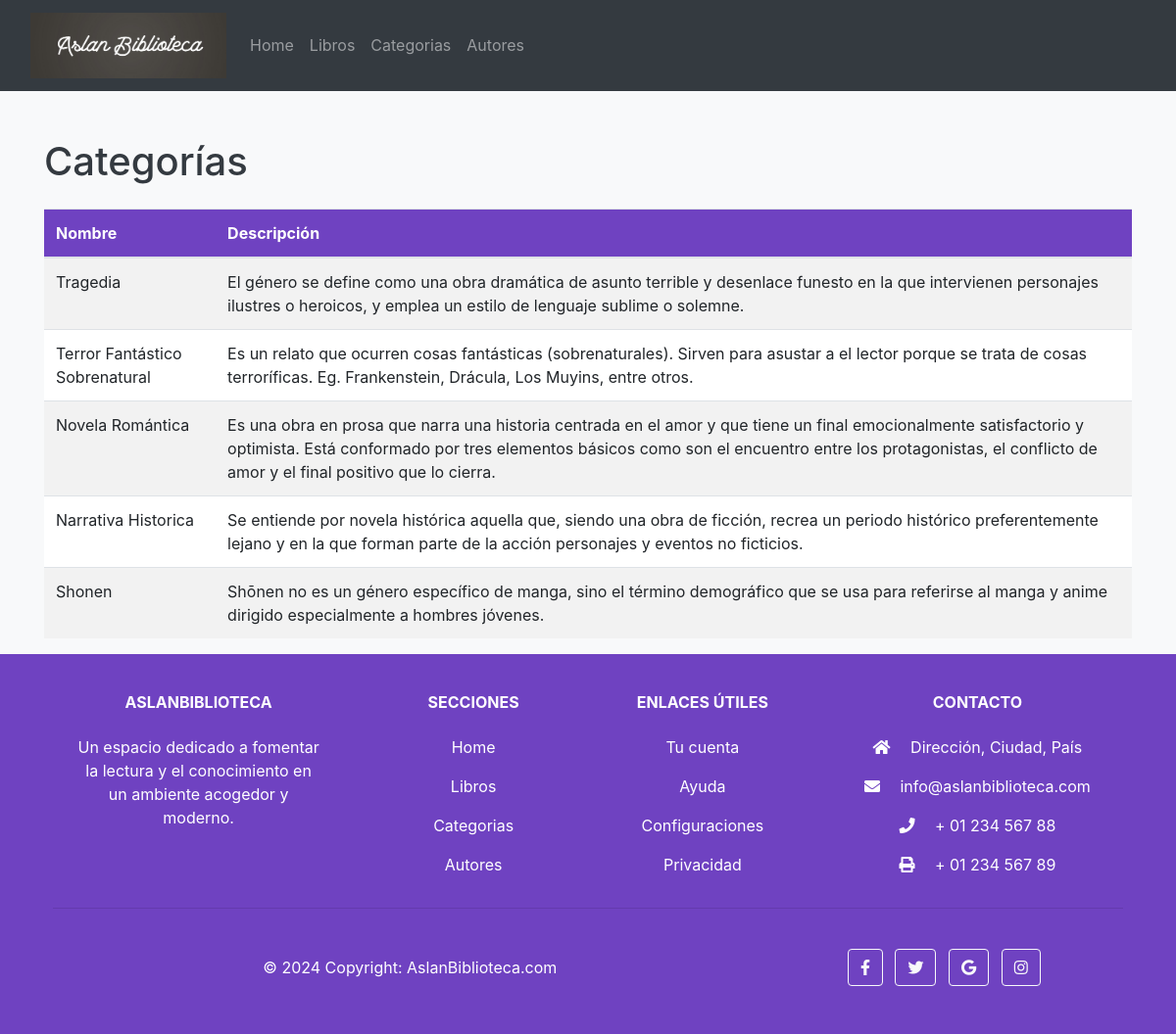
Page /categorias/ on the committed database.
### biblioteca/models.py (models this page shows, shortened)
class NavItem(models.Model):
    titulo = models.CharField(max_length=100)
    url = models.CharField(max_length=200)

class Categoria(models.Model):
    nombre = models.CharField(max_length=100)
    descripcion = models.TextField()

### biblioteca/views.py (the view)
# urls.py: path('categorias/', views.categorias, name='categorias'),
def categorias(request):
    navitems = NavItem.objects.all()
    categorias = Categoria.objects.all()
    return render(request, 'biblioteca/categorias.html',{'categorias':categorias, 'navitems':navitems})

### biblioteca/templates/biblioteca/categorias.html (shortened to what this page needs)
<!DOCTYPE html>
<html lang="es">
<head>
    <link rel="stylesheet" href="https://stackpath.bootstrapcdn.com/bootstrap/4.5.2/css/bootstrap.min.css">
    <link rel="stylesheet" href="https://cdnjs.cloudflare.com/ajax/libs/aos/2.3.4/aos.css">
    <link rel="stylesheet" href="https://cdnjs.cloudflare.com/ajax/libs/font-awesome/5.15.4/css/all.min.css">
    {% load static %}
</head>
<body>
<nav class="navbar navbar-expand-lg navbar-dark">
    <div class="container-fluid">
        <a class="navbar-brand" href="{% url 'index' %}"><img src="{% static 'img/LogoAslan.jpg' %}" alt="BibliotecaGeneral1" width="200"></a>
        <div class="collapse navbar-collapse" id="navbarNav">
            <ul class="navbar-nav ms-auto">
              {% for item in navitems %}
              <li class="nav-item">
                  <a class="nav-link" href="{{ item.url }}">{{ item.titulo }}</a>
              </li>
              {% endfor %}
            </ul>
        </div>
    </div>
</nav>
    <div class="container mt-5" data-aos="fade-up">
        <h1 class="mb-4">Categorías</h1>
        <table class="table table-striped">
            <thead>
                <tr>
                    <th>Nombre</th>
                    <th>Descripción</th>
                </tr>
            </thead>
            <tbody>
                {% for categoria in categorias %}
                <tr>
                    <td>{{ categoria.nombre }}</td>
                    <td>{{ categoria.descripcion }}</td>
                </tr>
                {% endfor %}
            </tbody>
        </table>
    </div>
<footer class="text-center text-lg-start text-white" style="background-color: #6f42c1;">
    <div class="container p-4 pb-0">
        <section class="">
            <div class="row">
                <div class="col-md-3 col-lg-3 col-xl-3 mx-auto mt-3">
                    <h6 class="text-uppercase mb-4 font-weight-bold">AslanBiblioteca</h6>
                    <p>
                        Un espacio dedicado a fomentar la lectura y el conocimiento en un ambiente acogedor y moderno.
                    </p>
                </div>
                <div class="col-md-2 col-lg-2 col-xl-2 mx-auto mt-3">
                    <h6 class="text-uppercase mb-4 font-weight-bold">Secciones</h6>
                    {% for item in navitems %}
                        <p><a href="{{ item.url }}" class="text-white">{{ item.titulo }}</a></p>
                    {% endfor %}
                </div>
                <div class="col-md-3 col-lg-2 col-xl-2 mx-auto mt-3">
                    <h6 class="text-uppercase mb-4 font-weight-bold">Enlaces útiles</h6>
                    <p><a href="#" class="text-white">Tu cuenta</a></p>
                    <p><a href="#" class="text-white">Ayuda</a></p>
                    <p><a href="#" class="text-white">Configuraciones</a></p>
                    <p><a href="#" class="text-white">Privacidad</a></p>
                </div>
                <div class="col-md-4 col-lg-3 col-xl-3 mx-auto mt-3">
                    <h6 class="text-uppercase mb-4 font-weight-bold">Contacto</h6>
                    <p><i class="fas fa-home mr-3"></i> Dirección, Ciudad, País</p>
                    <p><i class="fas fa-envelope mr-3"></i> info@aslanbiblioteca.com</p>
                    <p><i class="fas fa-phone mr-3"></i> + 01 234 567 88</p>
                    <p><i class="fas fa-print mr-3"></i> + 01 234 567 89</p>
                </div>
            </div>
        </section>
        <hr class="my-3">
        <section class="p-3 pt-0">
            <div class="row d-flex align-items-center">
                <div class="col-md-7 col-lg-8 text-center text-md-start">
                    <div class="p-3">
                        © 2024 Copyright:
                        <a class="text-white" href="#">AslanBiblioteca.com</a>
                    </div>
                </div>
                <div class="col-md-5 col-lg-4 ml-lg-0 text-center text-md-end">
                    <a class="btn btn-outline-light btn-floating m-1" href="#!" role="button"><i class="fab fa-facebook-f"></i></a>
                    <a class="btn btn-outline-light btn-floating m-1" href="#!" role="button"><i class="fab fa-twitter"></i></a>
                    <a class="btn btn-outline-light btn-floating m-1" href="#!" role="button"><i class="fab fa-google"></i></a>
                    <a class="btn btn-outline-light btn-floating m-1" href="#!" role="button"><i class="fab fa-instagram"></i></a>
                </div>
            </div>
        </section>
    </div>
</footer>
</body>
</html>

### biblioteca/templates/biblioteca/categorias.html (style rules this page uses)
body { background-color: #f8f9fa; color: #343a40; }
.navbar { background-color: #343a40; }
.navbar-brand, .navbar-nav .nav-link { color: #fff ; }
.table { background-color: #fff; }
.table thead { background-color: #6f42c1; color: #fff; }

### rows in the picture
NavItem: titulo "Home"
NavItem: titulo "Libros"
NavItem: titulo "Categorias"
NavItem: titulo "Autores"
Categoria: nombre "Tragedia", descripcion "El género se define como una obra dramática de asunto terrible y desenlace funesto en la que intervienen personajes ilustres o heroicos, y emplea un estilo de lenguaje sublime o solemne."
Categoria: nombre "Terror Fantástico Sobrenatural", descripcion "Es un relato que ocurren cosas fantásticas (sobrenaturales). Sirven para asustar a el lector porque se trata de cosas terroríficas. Eg. Frankenstein, Drácula, Los Muyins, entre otros."
Categoria: nombre "Novela Romántica", descripcion "Es una obra en prosa que narra una historia centrada en el amor y que tiene un final emocionalmente satisfactorio y optimista. Está conformado por tres elementos básicos como son el encuentro entre los protagonistas, el conflicto de amor y el final positivo que lo cierra."
Categoria: nombre "Narrativa Historica", descripcion "Se entiende por novela histórica aquella que, siendo una obra de ficción, recrea un periodo histórico preferentemente lejano y en la que forman parte de la acción personajes y eventos no ficticios."
Categoria: nombre "Shonen", descripcion "Shōnen no es un género específico de manga, sino el término demográfico que se usa para referirse al manga y anime dirigido especialmente a hombres jóvenes."
